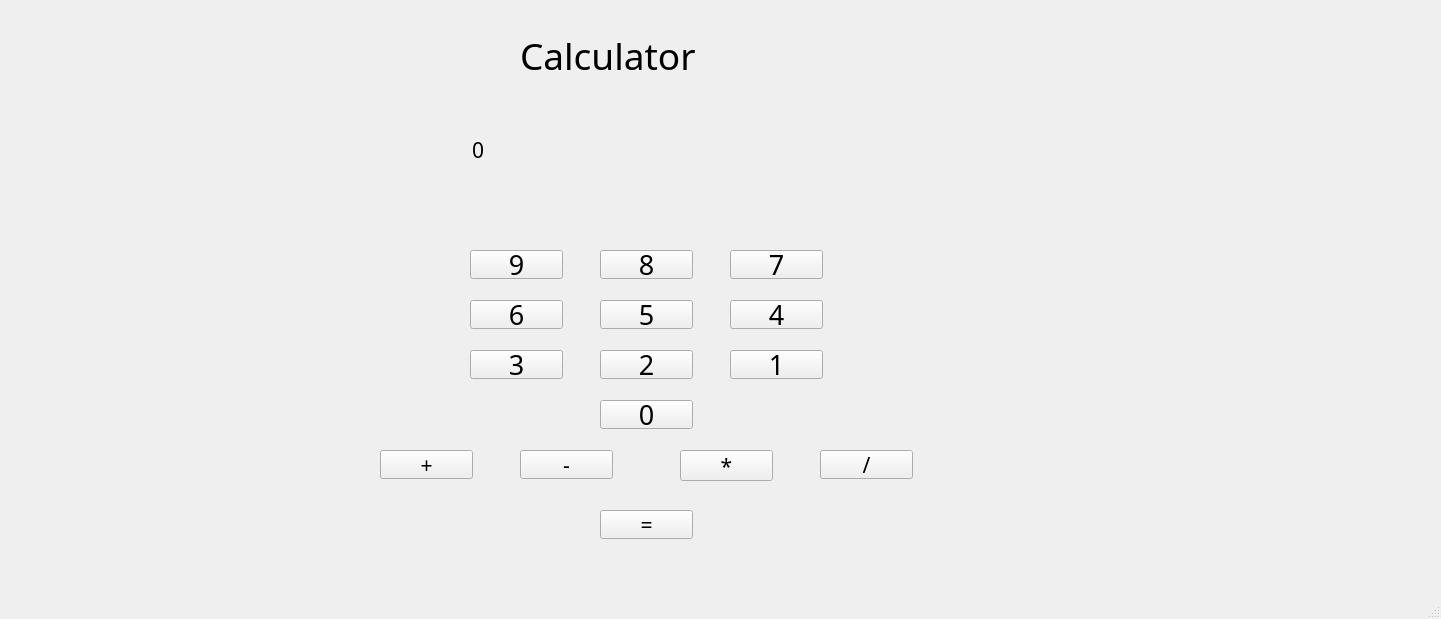
<?xml version="1.0" encoding="UTF-8"?>
<ui version="4.0">
 <class>MainWindow</class>
 <widget class="QMainWindow" name="MainWindow">
  <property name="geometry">
   <rect>
    <x>0</x>
    <y>0</y>
    <width>1441</width>
    <height>619</height>
   </rect>
  </property>
  <property name="windowTitle">
   <string>MainWindow</string>
  </property>
  <widget class="QWidget" name="centralwidget">
   <widget class="QPushButton" name="pushButton">
    <property name="geometry">
     <rect>
      <x>470</x>
      <y>250</y>
      <width>93</width>
      <height>29</height>
     </rect>
    </property>
    <property name="font">
     <font>
      <family>Agg_Book2</family>
      <pointsize>20</pointsize>
     </font>
    </property>
    <property name="text">
     <string>9</string>
    </property>
   </widget>
   <widget class="QPushButton" name="pushButton_2">
    <property name="geometry">
     <rect>
      <x>600</x>
      <y>250</y>
      <width>93</width>
      <height>29</height>
     </rect>
    </property>
    <property name="font">
     <font>
      <family>Agg_Book2</family>
      <pointsize>20</pointsize>
     </font>
    </property>
    <property name="text">
     <string>8</string>
    </property>
   </widget>
   <widget class="QPushButton" name="pushButton_3">
    <property name="geometry">
     <rect>
      <x>730</x>
      <y>250</y>
      <width>93</width>
      <height>29</height>
     </rect>
    </property>
    <property name="font">
     <font>
      <family>Agg_Book2</family>
      <pointsize>20</pointsize>
     </font>
    </property>
    <property name="text">
     <string>7</string>
    </property>
   </widget>
   <widget class="QPushButton" name="pushButton_4">
    <property name="geometry">
     <rect>
      <x>470</x>
      <y>300</y>
      <width>93</width>
      <height>29</height>
     </rect>
    </property>
    <property name="font">
     <font>
      <family>Agg_Book2</family>
      <pointsize>20</pointsize>
     </font>
    </property>
    <property name="text">
     <string>6</string>
    </property>
   </widget>
   <widget class="QPushButton" name="pushButton_5">
    <property name="geometry">
     <rect>
      <x>600</x>
      <y>300</y>
      <width>93</width>
      <height>29</height>
     </rect>
    </property>
    <property name="font">
     <font>
      <family>Agg_Book2</family>
      <pointsize>20</pointsize>
     </font>
    </property>
    <property name="text">
     <string>5</string>
    </property>
   </widget>
   <widget class="QPushButton" name="pushButton_6">
    <property name="geometry">
     <rect>
      <x>730</x>
      <y>300</y>
      <width>93</width>
      <height>29</height>
     </rect>
    </property>
    <property name="font">
     <font>
      <family>Agg_Book2</family>
      <pointsize>20</pointsize>
     </font>
    </property>
    <property name="text">
     <string>4</string>
    </property>
   </widget>
   <widget class="QPushButton" name="pushButton_7">
    <property name="geometry">
     <rect>
      <x>470</x>
      <y>350</y>
      <width>93</width>
      <height>29</height>
     </rect>
    </property>
    <property name="font">
     <font>
      <family>Agg_Book2</family>
      <pointsize>20</pointsize>
     </font>
    </property>
    <property name="text">
     <string>3</string>
    </property>
   </widget>
   <widget class="QPushButton" name="pushButton_8">
    <property name="geometry">
     <rect>
      <x>600</x>
      <y>350</y>
      <width>93</width>
      <height>29</height>
     </rect>
    </property>
    <property name="font">
     <font>
      <family>Agg_Book2</family>
      <pointsize>20</pointsize>
     </font>
    </property>
    <property name="text">
     <string>2</string>
    </property>
   </widget>
   <widget class="QPushButton" name="pushButton_9">
    <property name="geometry">
     <rect>
      <x>730</x>
      <y>350</y>
      <width>93</width>
      <height>29</height>
     </rect>
    </property>
    <property name="font">
     <font>
      <family>Agg_Book2</family>
      <pointsize>20</pointsize>
     </font>
    </property>
    <property name="text">
     <string>1</string>
    </property>
   </widget>
   <widget class="QPushButton" name="pushButton_10">
    <property name="geometry">
     <rect>
      <x>600</x>
      <y>400</y>
      <width>93</width>
      <height>29</height>
     </rect>
    </property>
    <property name="font">
     <font>
      <family>Agg_Book2</family>
      <pointsize>20</pointsize>
     </font>
    </property>
    <property name="text">
     <string>0</string>
    </property>
   </widget>
   <widget class="QPushButton" name="pushButton_11">
    <property name="geometry">
     <rect>
      <x>380</x>
      <y>450</y>
      <width>93</width>
      <height>29</height>
     </rect>
    </property>
    <property name="font">
     <font>
      <family>Agg_Book2</family>
      <pointsize>16</pointsize>
     </font>
    </property>
    <property name="text">
     <string>+</string>
    </property>
   </widget>
   <widget class="QPushButton" name="pushButton_12">
    <property name="geometry">
     <rect>
      <x>520</x>
      <y>450</y>
      <width>93</width>
      <height>29</height>
     </rect>
    </property>
    <property name="font">
     <font>
      <family>Agg_Book2</family>
      <pointsize>16</pointsize>
     </font>
    </property>
    <property name="text">
     <string>-</string>
    </property>
   </widget>
   <widget class="QPushButton" name="pushButton_13">
    <property name="geometry">
     <rect>
      <x>680</x>
      <y>450</y>
      <width>93</width>
      <height>31</height>
     </rect>
    </property>
    <property name="font">
     <font>
      <family>Agg_Book2</family>
      <pointsize>16</pointsize>
     </font>
    </property>
    <property name="text">
     <string>*</string>
    </property>
   </widget>
   <widget class="QPushButton" name="pushButton_14">
    <property name="geometry">
     <rect>
      <x>820</x>
      <y>450</y>
      <width>93</width>
      <height>29</height>
     </rect>
    </property>
    <property name="font">
     <font>
      <family>Agg_Book2</family>
      <pointsize>16</pointsize>
     </font>
    </property>
    <property name="text">
     <string>/</string>
    </property>
   </widget>
   <widget class="QLabel" name="label">
    <property name="geometry">
     <rect>
      <x>520</x>
      <y>30</y>
      <width>511</width>
      <height>51</height>
     </rect>
    </property>
    <property name="font">
     <font>
      <family>ArmAdver</family>
      <pointsize>28</pointsize>
     </font>
    </property>
    <property name="text">
     <string>Calculator</string>
    </property>
   </widget>
   <widget class="QLabel" name="label_2">
    <property name="geometry">
     <rect>
      <x>472</x>
      <y>140</y>
      <width>341</width>
      <height>20</height>
     </rect>
    </property>
    <property name="font">
     <font>
      <family>Agg_Book2</family>
      <pointsize>16</pointsize>
     </font>
    </property>
    <property name="text">
     <string>0</string>
    </property>
   </widget>
   <widget class="QPushButton" name="pushButton_15">
    <property name="geometry">
     <rect>
      <x>600</x>
      <y>510</y>
      <width>93</width>
      <height>29</height>
     </rect>
    </property>
    <property name="font">
     <font>
      <family>Agg_Book2</family>
      <pointsize>16</pointsize>
     </font>
    </property>
    <property name="text">
     <string>=</string>
    </property>
   </widget>
  </widget>
  <widget class="QMenuBar" name="menubar">
   <property name="geometry">
    <rect>
     <x>0</x>
     <y>0</y>
     <width>1441</width>
     <height>26</height>
    </rect>
   </property>
  </widget>
  <widget class="QStatusBar" name="statusbar"/>
 </widget>
 <resources/>
 <connections/>
</ui>
